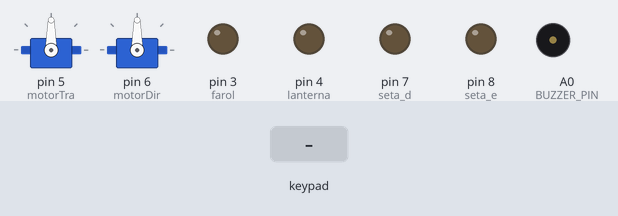
This sketch was run on a simulated Arduino Uno, built with avr-gcc and run on an emulated ATmega328P. Shown: 2 × servo, output pins drawn as LEDs (lit = HIGH), buzzer (waves = sounding). The test bench sets the inputs (shaded band). What the sketch prints to the serial monitor is not drawn.

Above: at 1.5 s.
1.6 s: key 'X' pressed
At 1.8 s:
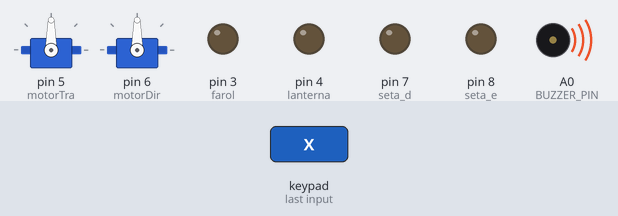
Timing chart, 0 to 4.6 s (numbered marks = the images above; inputs shaded):
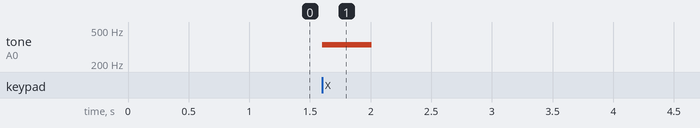

Measured:
- after the input at 1.6 s, tone on A0 (BUZZER_PIN): silent → 335 Hz at once, → silent 0.40 s later

The sketch:

GolQuadradoPS2.ino
```cpp
#include <PS2X_lib.h>  //for v1.6
#include <Servo.h>

// GOL QUADRADO
#define BUZZER_PIN A0
Servo motorTra;
Servo motorDir;
#define farol 3
#define lanterna 4
#define seta_d 7
#define seta_e 8

byte ledStateDir = LOW;
byte ledStateEsq = LOW;
byte seta_state = 0;
byte farol_state = 0;
byte farol_state_last = 0;
unsigned long setaPreviousMillis = 0;
const long setaInterval = 500;

/******************************************************************
 * set pins connected to PS2 controller:
 *   - 1e column: original
 *   - 2e colmun: Stef?
 * replace pin numbers by the ones you use
 ******************************************************************/
#define PS2_DAT        13
#define PS2_CMD        11
#define PS2_SEL        10
#define PS2_CLK        12

/******************************************************************
 * select modes of PS2 controller:
 *   - pressures = analog reading of push-butttons
 *   - rumble    = motor rumbling
 * uncomment 1 of the lines for each mode selection
 ******************************************************************/
//#define pressures   true
#define pressures   false
//#define rumble      true
#define rumble      false

PS2X ps2x; // create PS2 Controller Class

//right now, the library does NOT support hot pluggable controllers, meaning
//you must always either restart your Arduino after you connect the controller,
//or call config_gamepad(pins) again after connecting the controller.

int error = 0;
byte vibrate = 0;

void setup(){
  pinMode(BUZZER_PIN, OUTPUT);
  digitalWrite(BUZZER_PIN, LOW);
  pinMode(farol, OUTPUT);
  pinMode(lanterna, OUTPUT);
  pinMode(seta_d, OUTPUT);
  pinMode(seta_e, OUTPUT);
  motorTra.attach(5);
  motorDir.attach(6);

  Serial.begin(57600);

  delay(300);  //added delay to give wireless ps2 module some time to startup, before configuring it

  //CHANGES for v1.6 HERE!!! **************PAY ATTENTION*************

  //setup pins and settings: GamePad(clock, command, attention, data, Pressures?, Rumble?) check for error
  error = ps2x.config_gamepad(PS2_CLK, PS2_CMD, PS2_SEL, PS2_DAT, pressures, rumble);

  if(error == 0){
    Serial.print("Found Controller, configured successful ");
    Serial.print("pressures = ");
	if (pressures)
	  Serial.println("true ");
	else
	  Serial.println("false");
	Serial.print("rumble = ");
	if (rumble)
	  Serial.println("true)");
	else
	  Serial.println("false");
    Serial.println("Try out all the buttons, X will vibrate the controller, faster as you press harder;");
    Serial.println("holding L1 or R1 will print out the analog stick values.");
    Serial.println("Note: Go to www.billporter.info for updates and to report bugs.");
  }
  else if(error == 1)
    Serial.println("No controller found, check wiring, see readme.txt to enable debug. visit www.billporter.info for troubleshooting tips");

  else if(error == 2)
    Serial.println("Controller found but not accepting commands. see readme.txt to enable debug. Visit www.billporter.info for troubleshooting tips");

  else if(error == 3)
    Serial.println("Controller refusing to enter Pressures mode, may not support it. ");

//  Serial.print(ps2x.Analog(1), HEX);
}

void loop() {
  /* You must Read Gamepad to get new values and set vibration values
     ps2x.read_gamepad(small motor on/off, larger motor strenght from 0-255)
     if you don't enable the rumble, use ps2x.read_gamepad(); with no values
     You should call this at least once a second
   */
  if(error == 1) //skip loop if no controller found
    return;

  ps2x.read_gamepad(false, vibrate); //read controller and set large motor to spin at 'vibrate' speed

  // BUZINA
  if(ps2x.ButtonPressed(PSB_CROSS)) {
    tone(BUZZER_PIN, 335);
  }
  if(ps2x.ButtonReleased(PSB_CROSS)) {
    noTone(BUZZER_PIN);
  }

  // FAROL ALTO
  if(ps2x.ButtonPressed(PSB_R1)) {
    farol_state_last = farol_state;
    farol_state = 3;
  }
  if(ps2x.ButtonReleased(PSB_R1)) {
    farol_state = farol_state_last;
  }

  // FAROL STATEs
  if(ps2x.ButtonPressed(PSB_START)) {
    if(farol_state == 0) {
      farol_state = 1;
    } else if (farol_state == 1) {
      farol_state = 2;
    } else if (farol_state == 2) {
      farol_state = 3;
    } else if (farol_state == 3) {
      farol_state = 1;
    }
    delay(300);
  }

  if(ps2x.ButtonPressed(PSB_SELECT)) {
    farol_state = 0;
    seta_state = 0;
  }

  switch (farol_state) {
      case 0: // OFF
        digitalWrite(farol, LOW);
        digitalWrite(lanterna, LOW);
        break;
      case 1: // lanterna
        analogWrite(farol, 15);
        digitalWrite(lanterna, HIGH);
        break;
      case 2: // farol
        analogWrite(farol, 80);
        break;
      case 3: // farol alto
        analogWrite(farol, 255);
        break;
      default:
        break;
    }

  // SETAS
  if(ps2x.ButtonPressed(PSB_L1)) {
    seta_state = 1;
  }
  if(ps2x.ButtonPressed(PSB_R2)) {
    seta_state = 2;
  }
  if(ps2x.ButtonPressed(PSB_L2)) {
    seta_state = 3;
  }
  if(ps2x.Button(PSB_L2) && ps2x.Button(PSB_R2)) {
    seta_state = 0;
  }

  // SETA
  unsigned long currentMillis = millis();
  if (currentMillis - setaPreviousMillis >= setaInterval) {
    setaPreviousMillis = currentMillis;

    switch (seta_state) {
      case 0: // OFF
        ledStateDir = LOW;
        ledStateEsq = LOW;
        break;
      case 1: // Pisca
        ledStateDir = !ledStateDir;
        ledStateEsq = ledStateDir;
        break;
      case 2: // Seta Dir
        ledStateDir = !ledStateDir;
        ledStateEsq = LOW;
        break;
      case 3: // Seta Esq
        ledStateDir = LOW;
        ledStateEsq = !ledStateEsq;
        break;
      default:
        break;
    }

    digitalWrite(seta_d, ledStateDir);
    digitalWrite(seta_e, ledStateEsq);
  }

  // DIRECAO
  byte mdir = ps2x.Analog(PSS_RX);
  byte mtra = ps2x.Analog(PSS_LY);
  byte mmdir = map(mdir, 0, 255, 150, 30);
  byte mmtra = map(mtra, 0, 255, 40, 140);
  motorDir.write(mmdir);
  motorTra.write(mmtra);

  //Serial.print("Dir: ");
  //Serial.print(mmdir);
  //Serial.print("  -  Tra: ");
  //Serial.print(mmtra);
  //Serial.println();
  delay(50);
}
```
